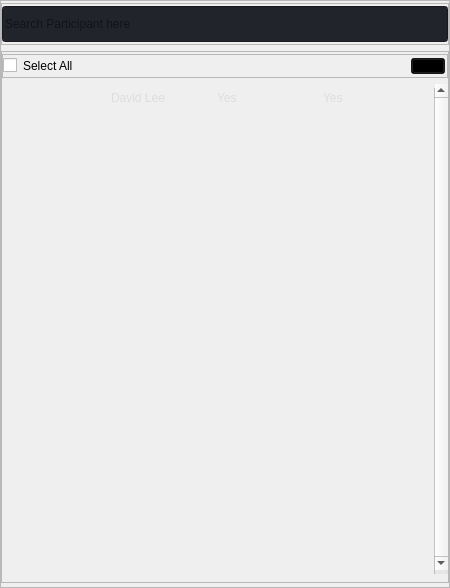
                              <widget class="QFrame" name="frame_24">
                               <property name="sizePolicy">
                                <sizepolicy hsizetype="Preferred" vsizetype="Expanding">
                                 <horstretch>0</horstretch>
                                 <verstretch>5</verstretch>
                                </sizepolicy>
                               </property>
                               <property name="frameShape">
                                <enum>QFrame::StyledPanel</enum>
                               </property>
                               <property name="frameShadow">
                                <enum>QFrame::Raised</enum>
                               </property>
                               <layout class="QVBoxLayout" name="verticalLayout_76" stretch="0,0">
                                <property name="spacing">
                                 <number>0</number>
                                </property>
                                <property name="leftMargin">
                                 <number>0</number>
                                </property>
                                <property name="topMargin">
                                 <number>0</number>
                                </property>
                                <property name="rightMargin">
                                 <number>0</number>
                                </property>
                                <property name="bottomMargin">
                                 <number>0</number>
                                </property>
                                <item>
                                 <widget class="QFrame" name="frame_26">
                                  <property name="styleSheet">
                                   <string notr="true">margin:2px 0px;</string>
                                  </property>
                                  <property name="frameShape">
                                   <enum>QFrame::StyledPanel</enum>
                                  </property>
                                  <property name="frameShadow">
                                   <enum>QFrame::Raised</enum>
                                  </property>
                                  <layout class="QHBoxLayout" name="horizontalLayout_21">
                                   <property name="spacing">
                                    <number>6</number>
                                   </property>
                                   <property name="leftMargin">
                                    <number>0</number>
                                   </property>
                                   <property name="topMargin">
                                    <number>0</number>
                                   </property>
                                   <property name="rightMargin">
                                    <number>0</number>
                                   </property>
                                   <property name="bottomMargin">
                                    <number>0</number>
                                   </property>
                                   <item>
                                    <widget class="QLineEdit" name="lineEdit_3">
                                     <property name="sizePolicy">
                                      <sizepolicy hsizetype="Expanding" vsizetype="Fixed">
                                       <horstretch>8</horstretch>
                                       <verstretch>0</verstretch>
                                      </sizepolicy>
                                     </property>
                                     <property name="minimumSize">
                                      <size>
                                       <width>0</width>
                                       <height>40</height>
                                      </size>
                                     </property>
                                     <property name="styleSheet">
                                      <string notr="true">background-color: rgb(33, 37, 43);
</string>
                                     </property>
                                     <property name="text">
                                      <string/>
                                     </property>
                                     <property name="placeholderText">
                                      <string>Search Participant here</string>
                                     </property>
                                    </widget>
                                   </item>
                                  </layout>
                                 </widget>
                                </item>
                                <item>
                                 <widget class="QFrame" name="frame_48">
                                  <property name="styleSheet">
                                   <string notr="true">margin:4px 0px;</string>
                                  </property>
                                  <property name="frameShape">
                                   <enum>QFrame::StyledPanel</enum>
                                  </property>
                                  <property name="frameShadow">
                                   <enum>QFrame::Raised</enum>
                                  </property>
                                  <layout class="QVBoxLayout" name="verticalLayout_56">
                                   <property name="spacing">
                                    <number>0</number>
                                   </property>
                                   <property name="leftMargin">
                                    <number>0</number>
                                   </property>
                                   <property name="topMargin">
                                    <number>0</number>
                                   </property>
                                   <property name="rightMargin">
                                    <number>0</number>
                                   </property>
                                   <property name="bottomMargin">
                                    <number>0</number>
                                   </property>
                                   <item>
                                    <widget class="QFrame" name="frame_49">
                                     <property name="styleSheet">
                                      <string notr="true">margin-top:2px;
margin-bottom:2px;</string>
                                     </property>
                                     <property name="frameShape">
                                      <enum>QFrame::StyledPanel</enum>
                                     </property>
                                     <property name="frameShadow">
                                      <enum>QFrame::Raised</enum>
                                     </property>
                                     <layout class="QHBoxLayout" name="horizontalLayout_31">
                                      <property name="spacing">
                                       <number>0</number>
                                      </property>
                                      <property name="leftMargin">
                                       <number>0</number>
                                      </property>
                                      <property name="topMargin">
                                       <number>0</number>
                                      </property>
                                      <property name="rightMargin">
                                       <number>0</number>
                                      </property>
                                      <property name="bottomMargin">
                                       <number>0</number>
                                      </property>
                                      <item>
                                       <widget class="QCheckBox" name="checkBox_2">
                                        <property name="styleSheet">
                                         <string notr="true">border-radius:0;</string>
                                        </property>
                                        <property name="text">
                                         <string>Select All</string>
                                        </property>
                                       </widget>
                                      </item>
                                      <item>
                                       <spacer name="horizontalSpacer_15">
                                        <property name="orientation">
                                         <enum>Qt::Horizontal</enum>
                                        </property>
                                        <property name="sizeHint" stdset="0">
                                         <size>
                                          <width>259</width>
                                          <height>20</height>
                                         </size>
                                        </property>
                                       </spacer>
                                      </item>
                                      <item>
                                       <widget class="QPushButton" name="pushButton_16">
                                        <property name="cursor">
                                         <cursorShape>PointingHandCursor</cursorShape>
                                        </property>
                                        <property name="styleSheet">
                                         <string notr="true">background-color:rgba(0,0,0,0.8);
margin:3px 2px;</string>
                                        </property>
                                        <property name="text">
                                         <string/>
                                        </property>
                                        <property name="icon">
                                         <iconset resource="resources.qrc">
                                          <normaloff>:/icons/images/icons/cil-minus.png</normaloff>:/icons/images/icons/cil-minus.png</iconset>
                                        </property>
                                       </widget>
                                      </item>
                                     </layout>
                                    </widget>
                                   </item>
                                   <item>
                                    <widget class="QTableWidget" name="tableWidget_2">
                                     <property name="sizePolicy">
                                      <sizepolicy hsizetype="Expanding" vsizetype="Expanding">
                                       <horstretch>0</horstretch>
                                       <verstretch>0</verstretch>
                                      </sizepolicy>
                                     </property>
                                     <property name="palette">
                                      <palette>
                                       <active>
                                        <colorrole role="WindowText">
                                         <brush brushstyle="SolidPattern">
                                          <color alpha="255">
                                           <red>221</red>
                                           <green>221</green>
                                           <blue>221</blue>
                                          </color>
                                         </brush>
                                        </colorrole>
                                        <colorrole role="Button">
                                         <brush brushstyle="SolidPattern">
                                          <color alpha="0">
                                           <red>0</red>
                                           <green>0</green>
                                           <blue>0</blue>
                                          </color>
                                         </brush>
                                        </colorrole>
                                        <colorrole role="Text">
                                         <brush brushstyle="SolidPattern">
                                          <color alpha="255">
                                           <red>221</red>
                                           <green>221</green>
                                           <blue>221</blue>
                                          </color>
                                         </brush>
                                        </colorrole>
                                        <colorrole role="ButtonText">
                                         <brush brushstyle="SolidPattern">
                                          <color alpha="255">
                                           <red>221</red>
                                           <green>221</green>
                                           <blue>221</blue>
                                          </color>
                                         </brush>
                                        </colorrole>
                                        <colorrole role="Base">
                                         <brush brushstyle="NoBrush">
                                          <color alpha="255">
                                           <red>0</red>
                                           <green>0</green>
                                           <blue>0</blue>
                                          </color>
                                         </brush>
                                        </colorrole>
                                        <colorrole role="Window">
                                         <brush brushstyle="SolidPattern">
                                          <color alpha="0">
                                           <red>0</red>
                                           <green>0</green>
                                           <blue>0</blue>
                                          </color>
                                         </brush>
                                        </colorrole>
                                        <colorrole role="PlaceholderText">
                                         <brush brushstyle="SolidPattern">
                                          <color alpha="128">
                                           <red>221</red>
                                           <green>221</green>
                                           <blue>221</blue>
                                          </color>
                                         </brush>
                                        </colorrole>
                                       </active>
                                       <inactive>
                                        <colorrole role="WindowText">
                                         <brush brushstyle="SolidPattern">
                                          <color alpha="255">
                                           <red>221</red>
                                           <green>221</green>
                                           <blue>221</blue>
                                          </color>
                                         </brush>
                                        </colorrole>
                                        <colorrole role="Button">
                                         <brush brushstyle="SolidPattern">
                                          <color alpha="0">
                                           <red>0</red>
                                           <green>0</green>
                                           <blue>0</blue>
                                          </color>
                                         </brush>
                                        </colorrole>
                                        <colorrole role="Text">
                                         <brush brushstyle="SolidPattern">
                                          <color alpha="255">
                                           <red>221</red>
                                           <green>221</green>
                                           <blue>221</blue>
                                          </color>
                                         </brush>
                                        </colorrole>
                                        <colorrole role="ButtonText">
                                         <brush brushstyle="SolidPattern">
                                          <color alpha="255">
                                           <red>221</red>
                                           <green>221</green>
                                           <blue>221</blue>
                                          </color>
                                         </brush>
                                        </colorrole>
                                        <colorrole role="Base">
                                         <brush brushstyle="NoBrush">
                                          <color alpha="255">
                                           <red>0</red>
                                           <green>0</green>
                                           <blue>0</blue>
                                          </color>
                                         </brush>
                                        </colorrole>
                                        <colorrole role="Window">
                                         <brush brushstyle="SolidPattern">
                                          <color alpha="0">
                                           <red>0</red>
                                           <green>0</green>
                                           <blue>0</blue>
                                          </color>
                                         </brush>
                                        </colorrole>
                                        <colorrole role="PlaceholderText">
                                         <brush brushstyle="SolidPattern">
                                          <color alpha="128">
                                           <red>221</red>
                                           <green>221</green>
                                           <blue>221</blue>
                                          </color>
                                         </brush>
                                        </colorrole>
                                       </inactive>
                                       <disabled>
                                        <colorrole role="WindowText">
                                         <brush brushstyle="SolidPattern">
                                          <color alpha="255">
                                           <red>221</red>
                                           <green>221</green>
                                           <blue>221</blue>
                                          </color>
                                         </brush>
                                        </colorrole>
                                        <colorrole role="Button">
                                         <brush brushstyle="SolidPattern">
                                          <color alpha="0">
                                           <red>0</red>
                                           <green>0</green>
                                           <blue>0</blue>
                                          </color>
                                         </brush>
                                        </colorrole>
                                        <colorrole role="Text">
                                         <brush brushstyle="SolidPattern">
                                          <color alpha="255">
                                           <red>221</red>
                                           <green>221</green>
                                           <blue>221</blue>
                                          </color>
                                         </brush>
                                        </colorrole>
                                        <colorrole role="ButtonText">
                                         <brush brushstyle="SolidPattern">
                                          <color alpha="255">
                                           <red>221</red>
                                           <green>221</green>
                                           <blue>221</blue>
                                          </color>
                                         </brush>
                                        </colorrole>
                                        <colorrole role="Base">
                                         <brush brushstyle="NoBrush">
                                          <color alpha="255">
                                           <red>0</red>
                                           <green>0</green>
                                           <blue>0</blue>
                                          </color>
                                         </brush>
                                        </colorrole>
                                        <colorrole role="Window">
                                         <brush brushstyle="SolidPattern">
                                          <color alpha="0">
                                           <red>0</red>
                                           <green>0</green>
                                           <blue>0</blue>
                                          </color>
                                         </brush>
                                        </colorrole>
                                        <colorrole role="PlaceholderText">
                                         <brush brushstyle="SolidPattern">
                                          <color alpha="128">
                                           <red>221</red>
                                           <green>221</green>
                                           <blue>221</blue>
                                          </color>
                                         </brush>
                                        </colorrole>
                                       </disabled>
                                      </palette>
                                     </property>
                                     <property name="styleSheet">
                                      <string notr="true">

QScrollBar::handle:vertical{ 
    background: #353a45;
    
}

QScrollBar::handle:horizontal{ 
    background: #353a45;
    
}

QTableWidget::item:selected
{
    color:#red;
    background:#454a55;
}

</string>
                                     </property>
                                     <property name="frameShape">
                                      <enum>QFrame::NoFrame</enum>
                                     </property>
                                     <property name="verticalScrollBarPolicy">
                                      <enum>Qt::ScrollBarAlwaysOn</enum>
                                     </property>
                                     <property name="sizeAdjustPolicy">
                                      <enum>QAbstractScrollArea::AdjustToContents</enum>
                                     </property>
                                     <property name="editTriggers">
                                      <set>QAbstractItemView::NoEditTriggers</set>
                                     </property>
                                     <property name="selectionMode">
                                      <enum>QAbstractItemView::SingleSelection</enum>
                                     </property>
                                     <property name="selectionBehavior">
                                      <enum>QAbstractItemView::SelectRows</enum>
                                     </property>
                                     <property name="showGrid">
                                      <bool>true</bool>
                                     </property>
                                     <property name="gridStyle">
                                      <enum>Qt::SolidLine</enum>
                                     </property>
                                     <property name="sortingEnabled">
                                      <bool>false</bool>
                                     </property>
                                     <attribute name="horizontalHeaderVisible">
                                      <bool>false</bool>
                                     </attribute>
                                     <attribute name="horizontalHeaderCascadingSectionResizes">
                                      <bool>true</bool>
                                     </attribute>
                                     <attribute name="horizontalHeaderMinimumSectionSize">
                                      <number>66</number>
                                     </attribute>
                                     <attribute name="horizontalHeaderDefaultSectionSize">
                                      <number>106</number>
                                     </attribute>
                                     <attribute name="horizontalHeaderShowSortIndicator" stdset="0">
                                      <bool>true</bool>
                                     </attribute>
                                     <attribute name="horizontalHeaderStretchLastSection">
                                      <bool>true</bool>
                                     </attribute>
                                     <attribute name="verticalHeaderVisible">
                                      <bool>false</bool>
                                     </attribute>
                                     <attribute name="verticalHeaderCascadingSectionResizes">
                                      <bool>false</bool>
                                     </attribute>
                                     <attribute name="verticalHeaderMinimumSectionSize">
                                      <number>20</number>
                                     </attribute>
                                     <attribute name="verticalHeaderDefaultSectionSize">
                                      <number>30</number>
                                     </attribute>
                                     <attribute name="verticalHeaderHighlightSections">
                                      <bool>false</bool>
                                     </attribute>
                                     <attribute name="verticalHeaderStretchLastSection">
                                      <bool>true</bool>
                                     </attribute>
                                     <row>
                                      <property name="text">
                                       <string>New Row</string>
                                      </property>
                                      <property name="font">
                                       <font>
                                        <family>Segoe UI</family>
                                       </font>
                                      </property>
                                     </row>
                                     <row>
                                      <property name="text">
                                       <string>New Row</string>
                                      </property>
                                     </row>
                                     <row>
                                      <property name="text">
                                       <string>New Row</string>
                                      </property>
                                     </row>
                                     <row>
                                      <property name="text">
                                       <string>New Row</string>
                                      </property>
                                     </row>
                                     <row>
                                      <property name="text">
                                       <string>New Row</string>
                                      </property>
                                     </row>
                                     <row>
                                      <property name="text">
                                       <string>New Row</string>
                                      </property>
                                     </row>
                                     <row>
                                      <property name="text">
                                       <string>New Row</string>
                                      </property>
                                     </row>
                                     <row>
                                      <property name="text">
                                       <string>New Row</string>
                                      </property>
                                     </row>
                                     <row>
                                      <property name="text">
                                       <string>New Row</string>
                                      </property>
                                     </row>
                                     <row>
                                      <property name="text">
                                       <string>New Row</string>
                                      </property>
                                     </row>
                                     <row>
                                      <property name="text">
                                       <string>New Row</string>
                                      </property>
                                     </row>
                                     <row>
                                      <property name="text">
                                       <string>New Row</string>
                                      </property>
                                     </row>
                                     <row>
                                      <property name="text">
                                       <string>New Row</string>
                                      </property>
                                     </row>
                                     <row>
                                      <property name="text">
                                       <string>New Row</string>
                                      </property>
                                     </row>
                                     <row>
                                      <property name="text">
                                       <string>New Row</string>
                                      </property>
                                     </row>
                                     <row>
                                      <property name="text">
                                       <string>New Row</string>
                                      </property>
                                     </row>
                                     <column>
                                      <property name="text">
                                       <string>Selected</string>
                                      </property>
                                     </column>
                                     <column>
                                      <property name="text">
                                       <string>Participant</string>
                                      </property>
                                     </column>
                                     <column>
                                      <property name="text">
                                       <string>Data Valid</string>
                                      </property>
                                     </column>
                                     <column>
                                      <property name="text">
                                       <string>Report</string>
                                      </property>
                                     </column>
                                     <item row="0" column="1">
                                      <property name="text">
                                       <string>David Lee</string>
                                      </property>
                                     </item>
                                     <item row="0" column="2">
                                      <property name="text">
                                       <string>Yes</string>
                                      </property>
                                     </item>
                                     <item row="0" column="3">
                                      <property name="text">
                                       <string>Yes</string>
                                      </property>
                                     </item>
                                    </widget>
                                   </item>
                                  </layout>
                                 </widget>
                                </item>
                               </layout>
                              </widget>
